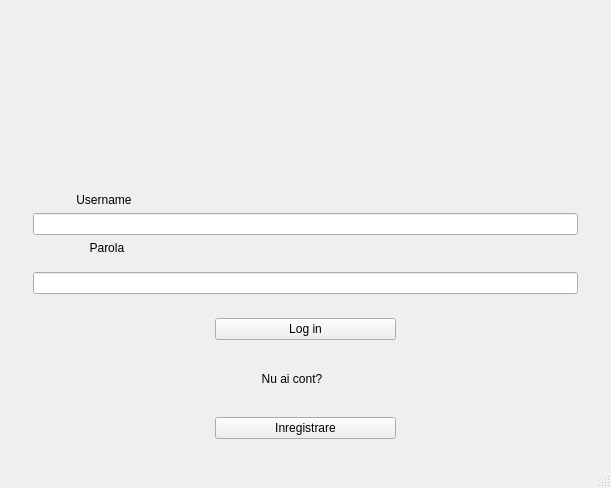
<?xml version="1.0" encoding="UTF-8"?>
<ui version="4.0">
 <class>MainWindow</class>
 <widget class="QMainWindow" name="MainWindow">
  <property name="geometry">
   <rect>
    <x>0</x>
    <y>0</y>
    <width>611</width>
    <height>488</height>
   </rect>
  </property>
  <property name="windowTitle">
   <string>morseChat</string>
  </property>
  <widget class="QWidget" name="centralwidget">
   <layout class="QVBoxLayout" name="verticalLayout">
    <item>
     <widget class="QWidget" name="widget" native="true">
      <layout class="QVBoxLayout" name="verticalLayout_2">
       <item>
        <widget class="QWidget" name="widget_2" native="true">
         <layout class="QGridLayout" name="gridLayout_3">
          <item row="0" column="0">
           <widget class="QLabel" name="label_18">
            <property name="text">
             <string/>
            </property>
            <property name="pixmap">
             <pixmap resource="theme.qrc">:/new/theme/ECRAN1.jpg</pixmap>
            </property>
           </widget>
          </item>
         </layout>
        </widget>
       </item>
       <item>
        <widget class="QWidget" name="widget_3" native="true">
         <layout class="QGridLayout" name="gridLayout">
          <item row="2" column="0" rowspan="3">
           <widget class="QLabel" name="label_7">
            <property name="text">
             <string>&lt;html&gt;&lt;head/&gt;&lt;body&gt;&lt;p&gt;&lt;img src=&quot;:/new/theme/spatiu.JPG&quot;/&gt;&lt;/p&gt;&lt;/body&gt;&lt;/html&gt;</string>
            </property>
           </widget>
          </item>
          <item row="0" column="2" rowspan="7">
           <widget class="QLabel" name="label_9">
            <property name="text">
             <string>&lt;html&gt;&lt;head/&gt;&lt;body&gt;&lt;p&gt;&lt;img src=&quot;:/new/theme/spatiu.JPG&quot;/&gt;&lt;/p&gt;&lt;/body&gt;&lt;/html&gt;</string>
            </property>
           </widget>
          </item>
          <item row="3" column="1">
           <widget class="QLineEdit" name="userLineEdit"/>
          </item>
          <item row="6" column="1">
           <widget class="QLineEdit" name="passLineEdit">
            <property name="echoMode">
             <enum>QLineEdit::Password</enum>
            </property>
           </widget>
          </item>
          <item row="4" column="1">
           <widget class="QLabel" name="label_5">
            <property name="text">
             <string>                 Parola</string>
            </property>
           </widget>
          </item>
          <item row="2" column="1">
           <widget class="QLabel" name="label_2">
            <property name="text">
             <string>             Username</string>
            </property>
           </widget>
          </item>
         </layout>
        </widget>
       </item>
       <item>
        <widget class="QWidget" name="widget_4" native="true">
         <layout class="QGridLayout" name="gridLayout_2">
          <item row="1" column="1">
           <widget class="QLabel" name="label_11">
            <property name="text">
             <string>              Nu ai cont?</string>
            </property>
           </widget>
          </item>
          <item row="0" column="1">
           <widget class="QPushButton" name="logInButton">
            <property name="text">
             <string>Log in</string>
            </property>
           </widget>
          </item>
          <item row="0" column="2">
           <widget class="QLabel" name="label_15">
            <property name="text">
             <string/>
            </property>
           </widget>
          </item>
          <item row="1" column="2">
           <widget class="QLabel" name="label_16">
            <property name="text">
             <string/>
            </property>
           </widget>
          </item>
          <item row="0" column="0">
           <widget class="QLabel" name="label_12">
            <property name="text">
             <string/>
            </property>
           </widget>
          </item>
          <item row="2" column="0">
           <widget class="QLabel" name="label_14">
            <property name="text">
             <string/>
            </property>
           </widget>
          </item>
          <item row="2" column="1">
           <widget class="QPushButton" name="registerButton">
            <property name="text">
             <string>Inregistrare</string>
            </property>
           </widget>
          </item>
          <item row="1" column="0">
           <widget class="QLabel" name="label_13">
            <property name="text">
             <string/>
            </property>
           </widget>
          </item>
          <item row="2" column="2">
           <widget class="QLabel" name="label_17">
            <property name="text">
             <string/>
            </property>
           </widget>
          </item>
         </layout>
        </widget>
       </item>
      </layout>
     </widget>
    </item>
   </layout>
  </widget>
  <widget class="QMenuBar" name="menubar">
   <property name="geometry">
    <rect>
     <x>0</x>
     <y>0</y>
     <width>611</width>
     <height>22</height>
    </rect>
   </property>
  </widget>
  <widget class="QStatusBar" name="statusbar"/>
 </widget>
 <resources>
  <include location="theme.qrc"/>
 </resources>
 <connections/>
</ui>
